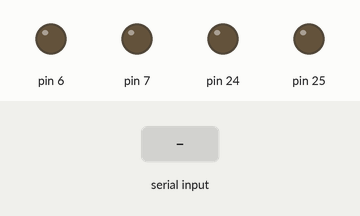
Bench run of a sketch on a simulated Arduino Mega 2560, built with avr-gcc and run on an emulated ATmega2560. Parts: output pins drawn as LEDs (lit = HIGH). The inputs (shaded band) are chosen by the test bench.

Above: at 1.2 s.
1.3 s: "U" received over Serial
At 2.0 s:
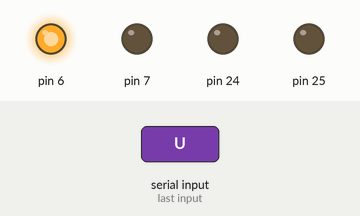
2.8 s: "D" received over Serial
At 3.1 s:
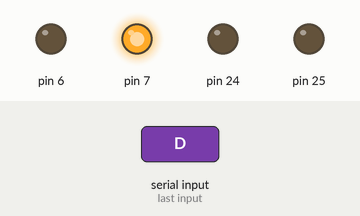
4.3 s: "L" received over Serial
At 5.4 s:
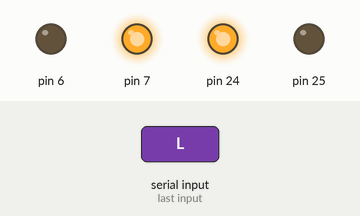
5.8 s: "V" received over Serial
At 6.6 s:
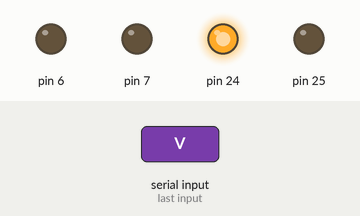
7.3 s: "R" received over Serial
At 7.7 s:
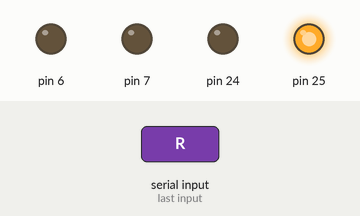
8.8 s: "H" received over Serial
At 10.1 s:
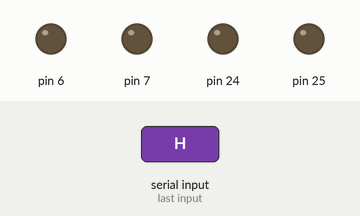
Timing chart, 0 to 11.3 s (numbered marks = the images above; inputs shaded):
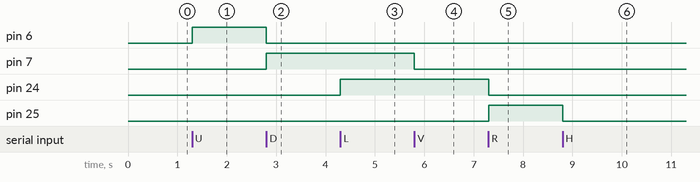

The sketch:

Command.ino
```cpp
void setup()
{
  Serial.begin(9600);pinMode(6,OUTPUT);pinMode(7,OUTPUT); pinMode(24,OUTPUT);pinMode(25,OUTPUT);
}
char cmd;
void loop()
{
  if (Serial.available())
  {
    cmd = Serial.read();
    if(cmd=='V')
    {
      digitalWrite(6,0);  digitalWrite(7,0);
    }
    else if(cmd == 'U')
    {
      digitalWrite(6,1);  digitalWrite(7,0);
    }
    else if (cmd== 'D')
    {
      digitalWrite(6,0);  digitalWrite(7,1);
    }

    else if( cmd=='H')
    {

      digitalWrite(24,0); digitalWrite(25,0);
    }

    else if(cmd == 'L')
    {

      digitalWrite(24,1); digitalWrite(25,0);
    }
    else if (cmd =='R')
    {

      digitalWrite(24,0); digitalWrite(25 ,1);
    }

      }

}
```

Measured:
- after the input at 1.3 s, pin 6: LOW → HIGH at once
- after the input at 2.8 s, pin 6: HIGH → LOW at once; pin 7: LOW → HIGH at once
- after the input at 4.3 s, pin 24: LOW → HIGH at once
- after the input at 5.8 s, pin 7: HIGH → LOW at once
- after the input at 7.3 s, pin 24: HIGH → LOW at once; pin 25: LOW → HIGH at once
- after the input at 8.8 s, pin 25: HIGH → LOW at once
